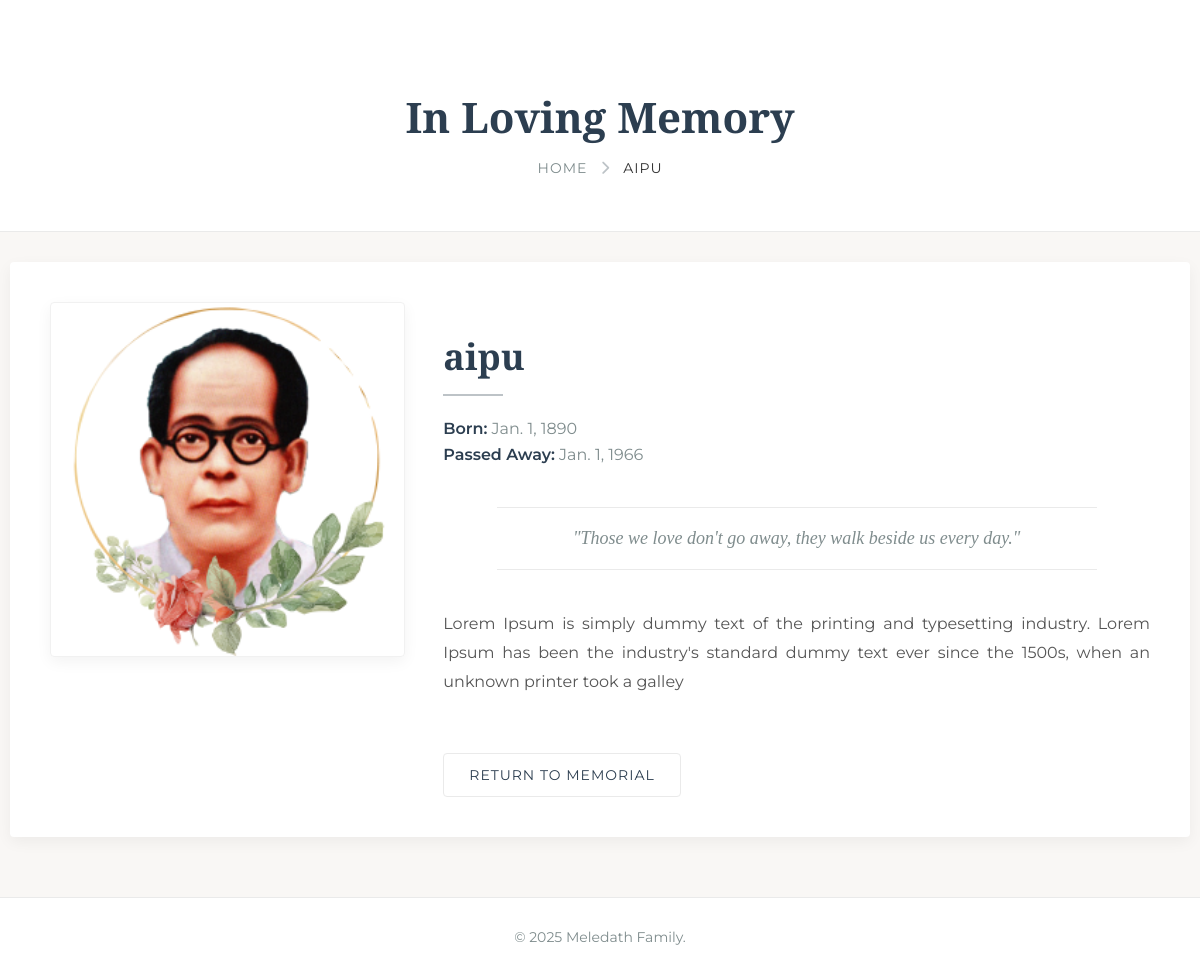
Screenshot of /memory/5/ with the database file from the repository.
### app1/models.py (models this page shows, shortened)
class Memory(models.Model):
    name = models.CharField(max_length=255)
    birth_date = models.DateField()
    death_date = models.DateField()
    image = models.ImageField(upload_to='memory_images/')
    description = models.TextField()

### app1/views.py (the view)
# urls.py: path("memory/<int:id>/", views.memory_detail, name="memory_detail"),
def memory_detail(request, id):
    memory = get_object_or_404(Memory, id=id)
    return render(request, 'memory_detail.html', {'memory': memory})

### templates/memory_detail.html (shortened to what this page needs)
{% load static %}
<!DOCTYPE html>
<html lang="en">
<head>
    <link rel="stylesheet" href="https://cdnjs.cloudflare.com/ajax/libs/font-awesome/6.4.0/css/all.min.css">
</head>
<body>
    <header class="page-header">
        <div class="container">
            <h1 class="page-title">In Loving Memory</h1>
            <ul class="breadcrumb">
                <li><a href="{% url 'home' %}">Home</a></li>
                <li class="separator"><i class="fas fa-chevron-right"></i></li>
                <li>{{ memory.name }}</li>
            </ul>
        </div>
    </header>
    <section class="memory-section container">
        <div class="memory-container">
            <div class="memory-image">
                <img src="{{ memory.image.url }}" alt="{{ memory.name }}">
            </div>
            <div class="memory-info">
                <h2 class="memory-name">{{ memory.name }}</h2>
                <p class="memory-dates"><strong>Born:</strong> {{ memory.birth_date }} <br>
                <strong>Passed Away:</strong> {{ memory.death_date }}</p>
                <div class="memorial-quote">
                    "Those we love don't go away, they walk beside us every day."
                </div>
                <p class="memory-description">{{ memory.description }}</p>
                <a href="{% url 'home' %}" class="btn-back">Return to Memorial</a>
            </div>
        </div>
    </section>
    <footer class="footer">
        <div class="container">
            <p>&copy; {% now "Y" %} Meledath Family.</p>
        </div>
    </footer>
</body>
</html>

### templates/memory_detail.html (style rules this page uses)
body { font-family: 'Montserrat', sans-serif; background: #f9f7f5; margin: 0; padding: 0; color: #333; }
.container { max-width: 1100px; margin: 0 auto; padding: 0 20px; }
.page-header { background: #fff; color: #333; padding: 60px 0 40px; text-align: center; margin-bottom: 30px; border-bottom: 1px solid #eaeaea; }
.page-title { font-family: 'Playfair Display', serif; font-size: 42px; font-weight: 700; margin-bottom: 10px; color: #2c3e50; }
.breadcrumb { display: flex; justify-content: center; list-style: none; font-size: 14px; padding: 0; text-transform: uppercase; letter-spacing: 1px; }
.breadcrumb li { margin: 0 8px; }
.breadcrumb a { color: #7f8c8d; text-decoration: none; transition: color 0.3s; }
.breadcrumb .separator { margin: 0 5px; color: #bdc3c7; }
.memory-section { background: white; border-radius: 4px; box-shadow: 0 5px 15px rgba(0,0,0,0.05); padding: 40px; margin-bottom: 60px; animation: fadeIn 0.8s ease-in-out; }
.memory-container { display: flex; flex-wrap: wrap; gap: 40px; }
.memory-image { flex: 1; min-width: 300px; position: relative; }
.memory-image img { width: 100%; border-radius: 4px; border: 1px solid #f1f1f1; box-shadow: 0 5px 15px rgba(0,0,0,0.05); transition: 0.3s; }
.memory-image::before { content: ""; position: absolute; top: -10px; left: -10px; right: 10px; bottom: 10px; border: 1px solid #eaeaea; border-radius: 4px; z-index: -1; pointer-events: none; }
.memory-info { flex: 2; min-width: 300px; }
.memory-name { font-family: 'Playfair Display', serif; font-size: 36px; font-weight: 700; margin-bottom: 20px; color: #2c3e50; position: relative; padding-bottom: 15px; }
.memory-name::after { content: ""; position: absolute; bottom: 0; left: 0; width: 60px; height: 2px; background: #bdc3c7; }
.memory-dates { font-size: 16px; color: #7f8c8d; margin-bottom: 25px; line-height: 1.6; }
.memory-dates strong { color: #2c3e50; font-weight: 600; }
.memory-description { font-size: 16px; line-height: 1.8; color: #555; text-align: justify; }
.btn-back { display: inline-block; margin-top: 40px; padding: 12px 25px; background: transparent; color: #2c3e50; border-radius: 4px; text-decoration: none; transition: all 0.3s; border: 1px solid #eaeaea; font-size: 14px; text-transform: uppercase; letter-spacing: 1px; }
.footer { background: #fff; color: #7f8c8d; padding: 30px 0; text-align: center; border-top: 1px solid #eaeaea; font-size: 14px; }
.footer p { margin: 0; }
.memorial-quote { font-family: 'Playfair Display', serif; font-style: italic; font-size: 18px; color: #7f8c8d; text-align: center; margin: 40px auto; max-width: 600px; padding: 20px 0; border-top: 1px solid #eaeaea; border-bottom: 1px solid #eaeaea; }

### rows the page displays
Memory: name "AIPU", image (picture), name "aipu", birth_date "Jan. 1, 1890", death_date "Jan. 1, 1966", description "Lorem Ipsum is simply dummy text of the printing and typesetting industry. Lorem Ipsum has been the industry's standard dummy text ever since the 1500s, when an unknown printer took a galley"
